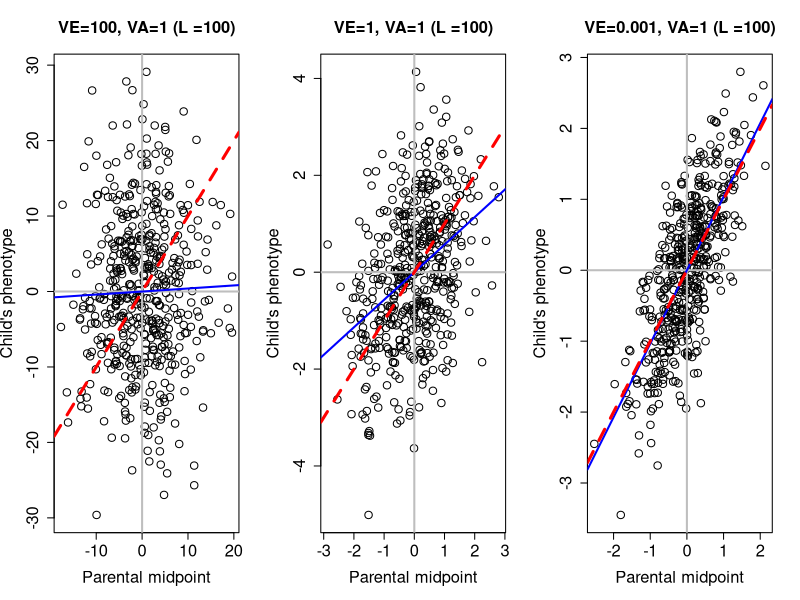
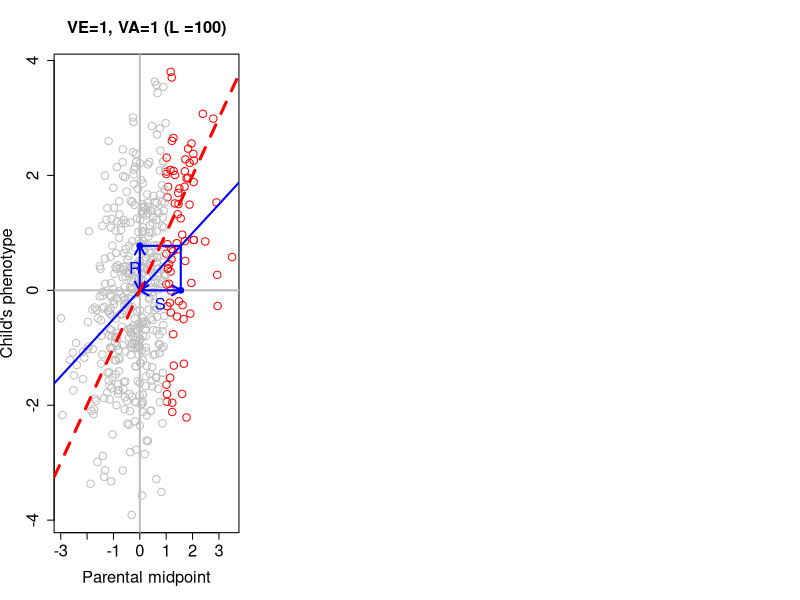

The R script that drew these images, in order:


##Paste this in first
par.off.corr<-function(L=20, environ.var,Num_inds=1000,print.slope=FALSE,sel.cutoff=FALSE){
	##Quantitative genetics sims
	allele.freq<-0.5   ###each locus is assumed to have the same allele frequencies. This is just to simplify the coding, in reality these results work when each locus has its own frequency (and the coding wouldn't be too much harder). 
	 
	 
	
	##MAKE A MUM
	## For each mother, at each locus we draw an allele (either 0 or 1) from the population allele frequency. 
	##We do this twice for each mother two represent the two haplotypes in the mother 
	mum.hap.1<-replicate(Num_inds, rbinom(L,1,allele.freq) )
	mum.hap.2<-replicate(Num_inds, rbinom(L,1,allele.freq) )
	##type mum.hap.1[,1] to see the 1st mothers 1st haplotype
	
	##Each mothers genotype at each locus is either 0,1,2
	mum.geno<-mum.hap.1+mum.hap.2
	
	additive.genetic<-colSums(mum.geno)
	genetic.sd<-sd(additive.genetic)
	mean.genetic<-mean(additive.genetic)
	
	additive.genetic<-additive.genetic / sd(additive.genetic)
	mum.pheno<- additive.genetic + rnorm(Num_inds,sd=sqrt(environ.var))
	mum.pheno<-mum.pheno-mean(mum.pheno)
	
	
	
	##MAKE A DAD (same code as make a mum, only said in a deeper voice)
	dad.hap.1<-replicate(Num_inds, rbinom(L,1,allele.freq) )
	dad.hap.2<-replicate(Num_inds, rbinom(L,1,allele.freq) )
	dad.geno<-dad.hap.1+dad.hap.2
	
	
	additive.genetic<-colSums(dad.geno)
	additive.genetic<-additive.genetic / sd(additive.genetic)
	dad.pheno<- additive.genetic + rnorm(Num_inds,sd=sqrt(environ.var))
	dad.pheno<-dad.pheno-mean(dad.pheno)
	
	### Make a child
	child.geno<-dad.hap.1+mum.hap.1 ##1 haplotype from mum 1 haplotype from dad
	
	additive.genetic<-colSums(child.geno)
	additive.genetic<-additive.genetic / sd(additive.genetic)
	child.pheno<- additive.genetic + rnorm(Num_inds,sd=sqrt(environ.var))
	child.pheno<-child.pheno-mean(child.pheno)
	
	
	
	##Calculate midpoints, linear model and plots
	
	parental.midpoint<-(mum.pheno+dad.pheno)/2 ##avg. parents
	
	lm(child.pheno~parental.midpoint) ##linear model between child and mid point
								##the slope of this line is the narrow sense heritability.
	
	# plot parental midpoint against offsprings phenotype.
	#layout(1) ###done in case this is run after the code with 3 plots
	if(sel.cutoff){
		plot(parental.midpoint,child.pheno,xlab="Parental midpoint",ylab="Child's phenotype",cex=1.5,cex.axis=1.5,cex.main=1.5,cex.lab=1.5,main=paste("VE=",environ.var,", VA=1 ","(L =",L,")",sep=""),col=ifelse(parental.midpoint>1,"red","grey"))
	}else{
		plot(parental.midpoint,child.pheno,xlab="Parental midpoint",ylab="Child's phenotype",cex=1.5,cex.axis=1.5,cex.main=1.5,cex.lab=1.5,main=paste("VE=",environ.var,", VA=1 ","(L =",L,")",sep=""))
	}
	## plot the regression in red
	abline(h=0,col="grey",lwd=2)
	abline(v=0,col="grey",lwd=2)
	 abline(lm(child.pheno~parental.midpoint),col="blue",lwd=2)
	
	
	
	my.slope<-lm(child.pheno~parental.midpoint)$coeff[2]
	
	if(sel.cutoff){
		sel.child.mean<-mean(child.pheno[parental.midpoint>1])
		sel.par.mean<-mean(parental.midpoint[parental.midpoint>1]);
		points(sel.par.mean,0,col="blue",pch=19,cex=1.2)
		pred.sel.child<-my.slope*sel.par.mean
		points(0,pred.sel.child,col="blue",pch=19,cex=1.2)
		lines(c(0,sel.par.mean), rep(pred.sel.child,2),col="blue",lwd=2)
		lines(rep(sel.par.mean,2), c(0,pred.sel.child),col="blue",lwd=2)
		arrows(x0=0,x1=0,y0=0,y1=pred.sel.child,col="blue",lwd=2,length=0.1,code=3)
		arrows(x0=0,x1=sel.par.mean,y0=0,y1=0,col="blue",lwd=2,length=0.1,code=3)
		text(x=sel.par.mean/2,y=min(child.pheno)*0.06,"S",cex=1.5,col="blue")
		text(x=min(parental.midpoint)*0.06,y=pred.sel.child/2,"R",cex=1.5,col="blue")
	}
	
	if(print.slope) text(x=min(parental.midpoint)*.8,y=max(child.pheno)*.9,label=paste("slope= ",format(my.slope,digit=3)),col="red",lwd=4,cex=1.5)
	
	abline(0,1,col="red",lwd=3,lty=2)
 #	recover()
 }
 

layout(t(1:3))
par.off.corr(L=100, environ.var=100,Num_inds=500)  #,print.slope=TRUE)
par.off.corr(L=100, environ.var=1,Num_inds=500) #,print.slope=TRUE)
par.off.corr(L=100, environ.var=0.001,Num_inds=500) #,print.slope=TRUE)
dev.copy2pdf(file="~/Dropbox/Courses/Popgen_teaching_Notes/figures/QT.pdf")



par.off.corr(L=100, environ.var=1,Num_inds=500, sel.cutoff=1) #,print.slope=TRUE)
dev.copy2pdf(file="~/Dropbox/Courses/Popgen_teaching_Notes/figures/Response_to_sel/Breeders_eqn.pdf")


#for(environ.var in c(0.00001,0.5,1,2)){
#png(file=paste("parent_offspring_regression_varg_1_vare_",format(environ.var,dig=1),".png",sep=""))
# par.off.corr(L=200, environ.var=environ.var,print.slope=TRUE)
#dev.off()
# }
 

 
 